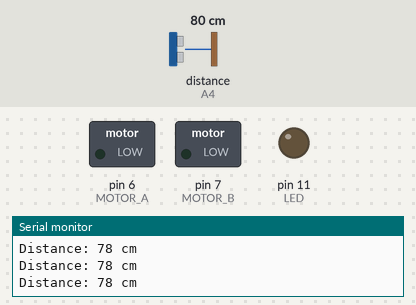
A sketch run on a simulated Arduino Uno, built with avr-gcc and run on an emulated ATmega328P. Shown: switched loads named in the sketch (green lamp = pin HIGH), output pins drawn as LEDs (lit = HIGH), the last lines printed to the serial monitor. Wiring (inferred from the names in the program): ultrasonic range finder: trigger A3; echo A4. The test bench sets the inputs (shaded band); at power-on: distance to the obstacle (sensor on A4) 80 cm. The echo pulse lasts 58.3 µs per cm; pins used as bus, display or sensor lines are not drawn.

Above: at 1.2 s.
1.3 s: distance to the obstacle (sensor on A4) set to 24 cm
2.8 s: distance to the obstacle (sensor on A4) set to 20 cm
At 3.8 s:
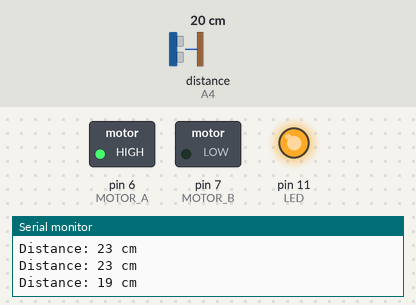
At 4.9 s:
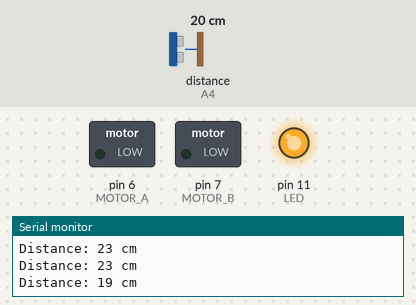
Timing chart, 0 to 10.3 s (numbered marks = the images above; inputs shaded):
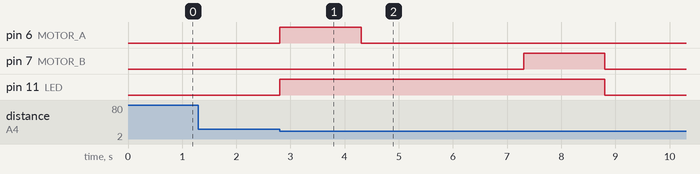

The sketch:

ultasonic_dorr_open.ino
```cpp
// -------- PINS --------

#define TRIG_PIN A3
#define ECHO_PIN A4

#define MOTOR_A 6
#define MOTOR_B 7

#define LED 11


// -------- SETTINGS --------

#define DETECT_DISTANCE 20

// Motor running time
#define MOTOR_TIME 1500

// Gate stays open for 3 seconds
#define OPEN_TIME 3000


// -------- DISTANCE FUNCTION --------

int getDistance() {

  digitalWrite(TRIG_PIN, LOW);
  delayMicroseconds(2);

  digitalWrite(TRIG_PIN, HIGH);
  delayMicroseconds(10);

  digitalWrite(TRIG_PIN, LOW);

  long duration = pulseIn(ECHO_PIN, HIGH, 30000);

  if (duration == 0) {
    return 999;
  }

  int distance = duration * 0.034 / 2;

  return distance;
}


// -------- MOTOR OPEN --------

void gateOpen() {

  digitalWrite(MOTOR_A, HIGH);
  digitalWrite(MOTOR_B, LOW);

  digitalWrite(LED, HIGH);

  delay(MOTOR_TIME);

  // Stop motor
  digitalWrite(MOTOR_A, LOW);
  digitalWrite(MOTOR_B, LOW);
}


// -------- MOTOR CLOSE --------

void gateClose() {

  digitalWrite(MOTOR_A, LOW);
  digitalWrite(MOTOR_B, HIGH);

  delay(MOTOR_TIME);

  // Stop motor
  digitalWrite(MOTOR_A, LOW);
  digitalWrite(MOTOR_B, LOW);

  digitalWrite(LED, LOW);
}


// -------- SETUP --------

void setup() {

  pinMode(TRIG_PIN, OUTPUT);
  pinMode(ECHO_PIN, INPUT);

  pinMode(MOTOR_A, OUTPUT);
  pinMode(MOTOR_B, OUTPUT);

  pinMode(LED, OUTPUT);

  digitalWrite(MOTOR_A, LOW);
  digitalWrite(MOTOR_B, LOW);
  digitalWrite(LED, LOW);

  Serial.begin(9600);
}


// -------- LOOP --------

void loop() {

  int distance = getDistance();

  Serial.print("Distance: ");
  Serial.print(distance);
  Serial.println(" cm");


  // Object detected
  if (distance <= DETECT_DISTANCE) {

    // OPEN
    gateOpen();

    // Keep gate open
    delay(OPEN_TIME);

    // CLOSE / RETURN
    gateClose();


    // Wait until object moves away
    while (getDistance() <= DETECT_DISTANCE) {
      delay(100);
    }

    // Small delay before allowing another detection
    delay(500);
  }


  delay(100);
}
```

Measured:
- the behaviour switches between 22 and 21 cm on distance to the obstacle (sensor on A4) (found by bisection; images 0 and 1)
- after the input at 2.8 s, pin 6 (MOTOR_A): LOW → HIGH at once, → LOW 1.5 s later; pin 7 (MOTOR_B): LOW → HIGH after 4.5 s, → LOW 1.5 s later; pin 11 (LED): LOW → HIGH at once, → LOW 6.0 s later
